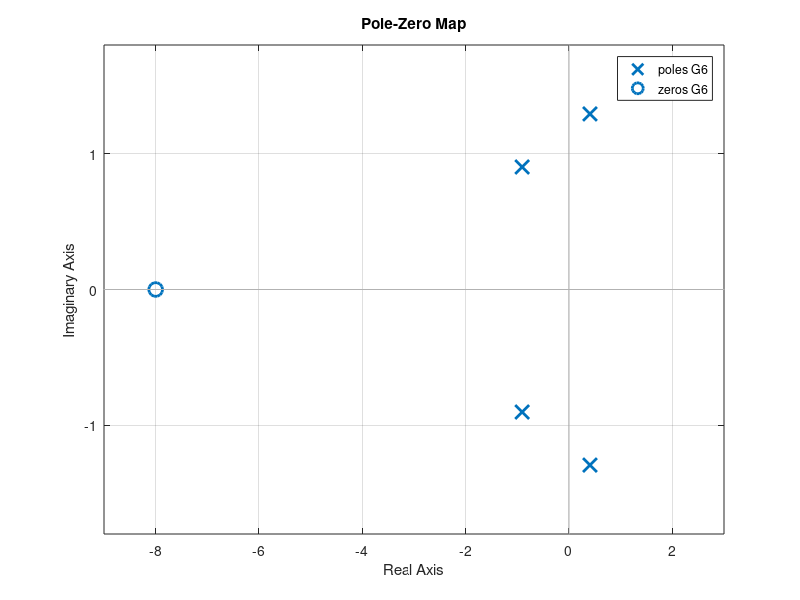
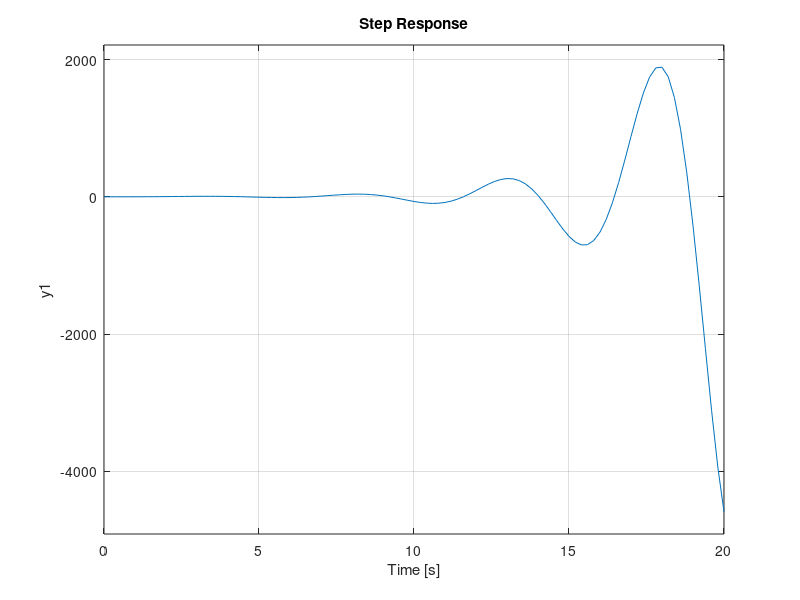

MATLAB code for these plots, in order:
%Ejercicio 12 - Unidad 4

pkg load control

clear all; close all; clc;

s = tf('s');

G1 = (50*s + 8)/(s^3 + 11*s^2 + 23*s - 8) %Sistema Inestable
zero(G1)
pole(G1)
%pzmap(G1)
%figure()
%step(G1)

G2 = (50*s + 8)/(s^3 + 11*s^2 + 23*s + 8) %Sistema Estable
zero(G2)
pole(G2)
%pzmap(G2)
%figure()
%step(G2)

G3 = (50*s - 8)/(s^3 + 11*s^2 + 23*s + 8) %Sistema Estable
zero(G3)
pole(G3)
%pzmap(G3)
%figure()
%step(G3)

G4 = (50*s + 8)/(s^3 + 23*s + 8) %Sistema Inestable
zero(G4)
pole(G4)
%pzmap(G4)
%figure()
%step(G4)

G5 = (s - 4)/(s^5 + s^4 + 3*s^3 + 9*s^2 + 16*s + 10) %Inestable
zero(G5)
pole(G5)
%pzmap(G5)
%figure()
%step(G5)

G6  = (s + 8)/(s^4 + s^3 + 2*s^2 + 2*s + 3) %Sistema Inestable
zero(G6)
pole(G6)
pzmap(G6)
figure()
step(G6)

G7 = (s^2 + 3*s + 8)/(s^5 + 4*s^4 + 8*s^3 + 8*s^2 + 7*s + 4)
%Sistema Estable
zero(G7)
pole(G7)
%pzmap(G7)
%figure()
%step(G7)

G8 = s/(2*s^5 + s^4 + 2*s^3 + 4*s^2 + s + 6) %Sistema Inestable
zero(G8)
pole(G8)
%pzmap(G8)
%figure()
%step(G8)

G9 = 54/(s^3 + 13*s^2 + 55*s + 75) %Sistema Estable
zero(G9)
pole(G9)
%pzmap(G9)
%figure()
%step(G9)

disp('Terminado')
